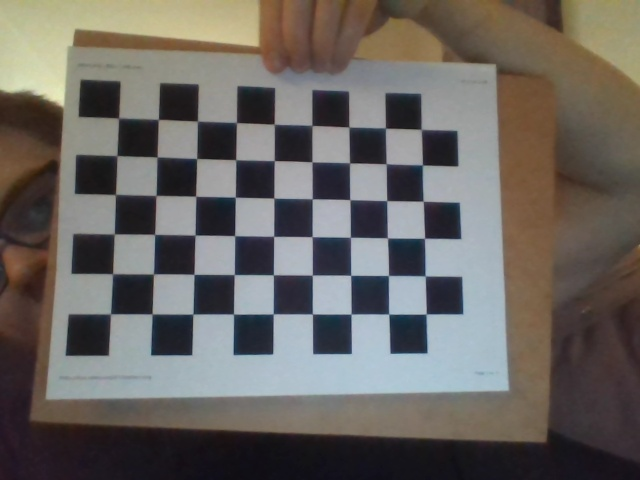
#> input picture learning/camera_calibration/calibration_images/image_1.jpg, 640 x 480 px
$ python finger_detection_img.py -i camera_calibration/calibration_images/image_1.jpg   (older library calls are emulated)
#> lines starting #> are read from the running program, lines starting #| are printed output that depends on the picture; after the words box and inside, x2 and y2 are one past the last pixel; in counts of white or black regions, pixels touching at a corner belong together
import numpy as np
import argparse
import cv2

def centroid(max_contour):
    moment = cv2.moments(max_contour)
    if moment['m00'] != 0:
        cx = int(moment['m10'] / moment['m00'])
        cy = int(moment['m01'] / moment['m00'])
        return cx, cy
    else:
        return None

def draw_circles(frame, traverse_point):
    if traverse_point is not None:
        for i in range(len(traverse_point)):
            cv2.circle(frame, traverse_point[i], int(5 - (5 * i * 3) / 100), [0, 255, 255], -1)

def farthest_point(defects, contour, centroid):
    if defects is not None and centroid is not None:
        s = defects[:, 0][:, 0]
        cx, cy = centroid

        x = np.array(contour[s][:, 0][:, 0], dtype=np.float)
        y = np.array(contour[s][:, 0][:, 1], dtype=np.float)

        xp = cv2.pow(cv2.subtract(x, cx), 2)
        yp = cv2.pow(cv2.subtract(y, cy), 2)
        dist = cv2.sqrt(cv2.add(xp, yp))

        dist_max_i = np.argmax(dist)

        if dist_max_i < len(s):
            farthest_defect = s[dist_max_i]
            farthest_point = tuple(contour[farthest_defect][0])
            return farthest_point
        else:
            return None


def max_area(contour_list):
    largest_area = 0;
    largest_contour_index = 0

    for i in range(len(contour_list)):
        cnt = contour_list[i]
        area_cnt = cv2.contourArea(cnt)

        if (area_cnt > largest_area):
            largest_area = area_cnt
            largest_contour_index = i

    return contour_list[largest_contour_index]


traverse_point = []

ap = argparse.ArgumentParser()
ap.add_argument("-i")
args = vars(ap.parse_args())

img = cv2.imread(args["i"])
#> img is the input picture: shape (480, 640, 3); mean B, G, R 97, 101.3, 105.7

hsv = cv2.cvtColor(img, cv2.COLOR_BGR2HSV)
#> hsv: shape (480, 640, 3); mean H, S, V 71, 55.4, 111.8

lower_color = np.array([50, 50, 50])
upper_color = np.array([90, 255, 255])

mask = cv2.inRange(hsv, lower_color, upper_color)
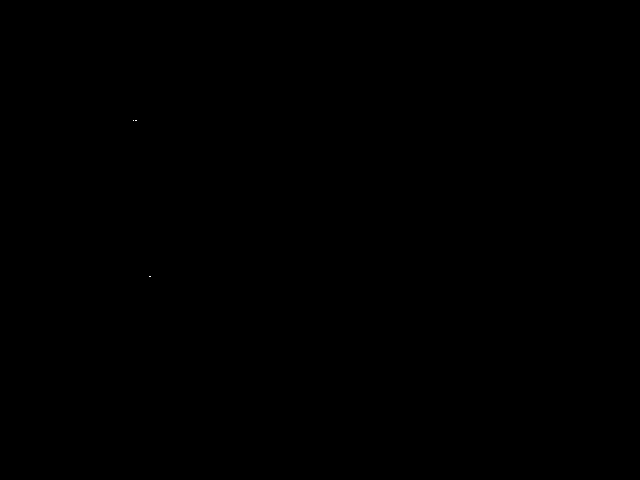
#> mask: shape (480, 640); 0% white in thin lines or dots, all inside (x1, y1, x2, y2) = (133, 120, 151, 277)
result = cv2.bitwise_and(img, img, mask=mask)

ret, threshold = cv2.threshold(mask, 40, 255, 0)

_, contours, hierarchy = cv2.findContours(threshold, 1, 2)
#> contours = 3 contours, all with area under 20

max_contour = max_area(contours)
#> the loop in max_area, `for i in range(len(contour_list)):` made 3 passes
#> cnt on passes 1 to 3: [[149, 276], [150, 276]], [[135, 120], [136, 120]], [[133, 120]]
#> after the loop in max_area, `for i in range(len(contour_list)):`: largest_area = 0
#> max_contour = [[149, 276], [150, 276]]

cv2.drawContours(img, max_contour, -1, 255, 3)
#> img: shape (480, 640, 3); 0.01% of pixels changed, all inside (x1, y1, x2, y2) = (147, 274, 153, 279)
cnt_centroid = centroid(max_contour)
#> in centroid, `moment = cv2.moments(max_contour)`: moment = moments, m00 0
cv2.circle(img, cnt_centroid, 5, [255, 0, 255], -1)
#> img: shape (480, 640, 3); mean B, G, R 97, 101.3, 105.7

if max_contour is not None:
        hull = cv2.convexHull(max_contour, returnPoints=False)
#> hull = [1, 0]
        defects = cv2.convexityDefects(max_contour, hull)
        far_point = farthest_point(defects, max_contour, cnt_centroid)
        cv2.circle(img, far_point, 5, [0, 0, 255], -1)
#> img: shape (480, 640, 3); mean B, G, R 97, 101.3, 105.7
        if len(traverse_point) < 20:
            traverse_point.append(far_point)
        else:
            traverse_point.pop(0)
            traverse_point.append(far_point)

        draw_circles(img, traverse_point)
#> the loop in draw_circles, `for i in range(len(traverse_point)):` made 1 pass


cv2.imshow('img', img)


cv2.waitKey(0)
